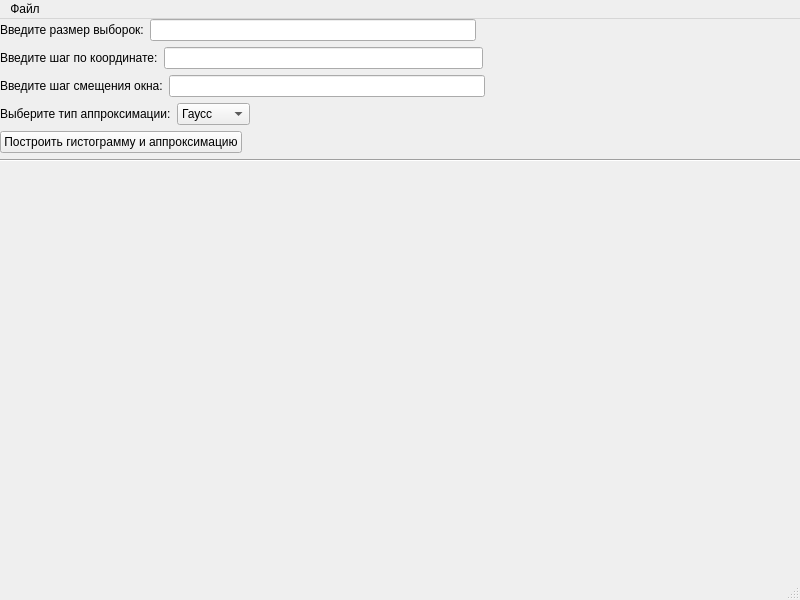
<?xml version="1.0" encoding="UTF-8"?>
<ui version="4.0">
 <class>MainWindow</class>
 <widget class="QMainWindow" name="MainWindow">
  <property name="geometry">
   <rect>
    <x>0</x>
    <y>0</y>
    <width>800</width>
    <height>600</height>
   </rect>
  </property>
  <property name="sizePolicy">
   <sizepolicy hsizetype="Expanding" vsizetype="Expanding">
    <horstretch>0</horstretch>
    <verstretch>0</verstretch>
   </sizepolicy>
  </property>
  <property name="windowTitle">
   <string>Обработка данных АЭ</string>
  </property>
  <widget class="QWidget" name="centralwidget">
   <widget class="QWidget" name="verticalLayoutWidget">
    <property name="geometry">
     <rect>
      <x>0</x>
      <y>0</y>
      <width>801</width>
      <height>521</height>
     </rect>
    </property>
    <layout class="QVBoxLayout" name="verticalLayout">
     <item>
      <layout class="QHBoxLayout" name="horizontalLayout">
       <item>
        <widget class="QLabel" name="label">
         <property name="sizePolicy">
          <sizepolicy hsizetype="Minimum" vsizetype="Minimum">
           <horstretch>0</horstretch>
           <verstretch>0</verstretch>
          </sizepolicy>
         </property>
         <property name="text">
          <string>Введите размер выборок:</string>
         </property>
        </widget>
       </item>
       <item>
        <widget class="QLineEdit" name="sampleSize"/>
       </item>
       <item>
        <spacer name="horizontalSpacer">
         <property name="orientation">
          <enum>Qt::Horizontal</enum>
         </property>
         <property name="sizeHint" stdset="0">
          <size>
           <width>40</width>
           <height>20</height>
          </size>
         </property>
        </spacer>
       </item>
      </layout>
     </item>
     <item>
      <layout class="QHBoxLayout" name="horizontalLayout_2">
       <item>
        <widget class="QLabel" name="label_2">
         <property name="text">
          <string>Введите шаг по координате:</string>
         </property>
        </widget>
       </item>
       <item>
        <widget class="QLineEdit" name="distrStep"/>
       </item>
       <item>
        <spacer name="horizontalSpacer_2">
         <property name="orientation">
          <enum>Qt::Horizontal</enum>
         </property>
         <property name="sizeHint" stdset="0">
          <size>
           <width>40</width>
           <height>20</height>
          </size>
         </property>
        </spacer>
       </item>
      </layout>
     </item>
     <item>
      <layout class="QHBoxLayout" name="horizontalLayout_3">
       <item>
        <widget class="QLabel" name="label_3">
         <property name="text">
          <string>Введите шаг смещения окна:</string>
         </property>
        </widget>
       </item>
       <item>
        <widget class="QLineEdit" name="windowStep"/>
       </item>
       <item>
        <spacer name="horizontalSpacer_3">
         <property name="orientation">
          <enum>Qt::Horizontal</enum>
         </property>
         <property name="sizeHint" stdset="0">
          <size>
           <width>40</width>
           <height>20</height>
          </size>
         </property>
        </spacer>
       </item>
      </layout>
     </item>
     <item>
      <layout class="QHBoxLayout" name="horizontalLayout_5">
       <item>
        <widget class="QLabel" name="label_4">
         <property name="text">
          <string>Выберите тип аппроксимации:</string>
         </property>
        </widget>
       </item>
       <item>
        <widget class="QComboBox" name="distrTypeComboBox">
         <property name="currentText">
          <string>Гаусс</string>
         </property>
         <item>
          <property name="text">
           <string>Гаусс</string>
          </property>
         </item>
         <item>
          <property name="text">
           <string>Лоренц</string>
          </property>
         </item>
        </widget>
       </item>
       <item>
        <spacer name="horizontalSpacer_5">
         <property name="orientation">
          <enum>Qt::Horizontal</enum>
         </property>
         <property name="sizeHint" stdset="0">
          <size>
           <width>40</width>
           <height>20</height>
          </size>
         </property>
        </spacer>
       </item>
      </layout>
     </item>
     <item>
      <layout class="QHBoxLayout" name="horizontalLayout_4">
       <item>
        <widget class="QPushButton" name="buildButton">
         <property name="text">
          <string>Построить гистограмму и аппроксимацию</string>
         </property>
        </widget>
       </item>
       <item>
        <spacer name="horizontalSpacer_4">
         <property name="orientation">
          <enum>Qt::Horizontal</enum>
         </property>
         <property name="sizeHint" stdset="0">
          <size>
           <width>40</width>
           <height>20</height>
          </size>
         </property>
        </spacer>
       </item>
      </layout>
     </item>
     <item>
      <widget class="Line" name="line">
       <property name="orientation">
        <enum>Qt::Horizontal</enum>
       </property>
      </widget>
     </item>
     <item>
      <spacer name="verticalSpacer">
       <property name="orientation">
        <enum>Qt::Vertical</enum>
       </property>
       <property name="sizeType">
        <enum>QSizePolicy::Expanding</enum>
       </property>
       <property name="sizeHint" stdset="0">
        <size>
         <width>20</width>
         <height>40</height>
        </size>
       </property>
      </spacer>
     </item>
    </layout>
   </widget>
  </widget>
  <widget class="QStatusBar" name="statusbar"/>
  <widget class="QMenuBar" name="menuBar">
   <property name="geometry">
    <rect>
     <x>0</x>
     <y>0</y>
     <width>800</width>
     <height>22</height>
    </rect>
   </property>
   <widget class="QMenu" name="menu">
    <property name="title">
     <string>Файл</string>
    </property>
    <addaction name="actionOpen"/>
    <addaction name="actionSave"/>
   </widget>
   <addaction name="menu"/>
  </widget>
  <action name="actionOpen">
   <property name="checkable">
    <bool>false</bool>
   </property>
   <property name="text">
    <string>Открыть</string>
   </property>
  </action>
  <action name="actionSave">
   <property name="checkable">
    <bool>false</bool>
   </property>
   <property name="text">
    <string>Сохранить как</string>
   </property>
  </action>
 </widget>
 <resources/>
 <connections/>
</ui>
